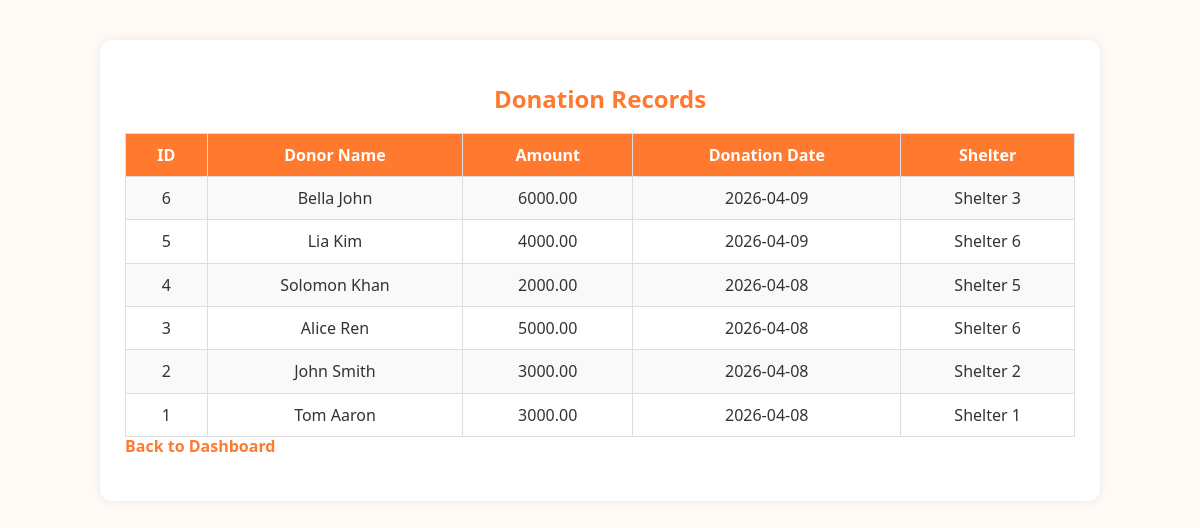
/pet_shelter_db/admin/view_donations.php (signed in), run on the app's committed database.
### tables this page shows
CREATE TABLE `donations` (
  `donation_id` int(11) NOT NULL,
  `donor_name` varchar(100) DEFAULT NULL,
  `amount` decimal(10,2) DEFAULT NULL,
  `donation_date` date DEFAULT NULL,
  `shelter_id` int(11) DEFAULT NULL
);

CREATE TABLE `shelters` (
  `shelter_id` int(11) NOT NULL,
  `name` varchar(100) DEFAULT NULL,
  `location` varchar(150) DEFAULT NULL,
  `capacity` int(11) DEFAULT NULL,
  `contact_number` varchar(20) DEFAULT NULL
);

### pet_shelter_db/admin/view_donations.php (the view, shortened to what this page needs)
<?php
include("../includes/db_connect.php");
$sql = "SELECT donations.donation_id, donations.donor_name, donations.amount, donations.donation_date, shelters.name AS shelter_name
        FROM donations
        LEFT JOIN shelters ON donations.shelter_id = shelters.shelter_id
        ORDER BY donations.donation_id DESC";
$result = mysqli_query($conn, $sql);
?>
<!DOCTYPE html>
<html lang="en">
<head>
    <link rel="stylesheet" href="../css/style.css">
</head>
<body>
    <div class="donation-box">
        <h2>Donation Records</h2>
        <?php if (mysqli_num_rows($result) > 0) { ?>
            <table>
                <tr>
                    <th>ID</th>
                    <th>Donor Name</th>
                    <th>Amount</th>
                    <th>Donation Date</th>
                    <th>Shelter</th>
                </tr>
                <?php while ($row = mysqli_fetch_assoc($result)) { ?>
                    <tr>
                        <td><?php echo $row["donation_id"]; ?></td>
                        <td><?php echo $row["donor_name"]; ?></td>
                        <td><?php echo $row["amount"]; ?></td>
                        <td><?php echo $row["donation_date"]; ?></td>
                        <td><?php echo $row["shelter_name"]; ?></td>
                    </tr>
                <?php } ?>
            </table>
        <?php } else { ?>
            <p>No donations found.</p>
        <?php } ?>
                <a href="dashboard.php" class="back-link">Back to Dashboard</a>
    </div>
</body>
</html>

### pet_shelter_db/css/style.css (style rules this page uses)
html { line-height: 1.15; -webkit-text-size-adjust: 100%; }
body { margin: 0; }
a { background-color: transparent; }
:root { --main-bg: #fffaf5; --accent: #ff7a2f; --accent-dark: #e5671f; --text: #333; --muted: #777; --radius: 10px; --shadow: 0 0 10px rgba(0,0,0,0.1); }
* { box-sizing: border-box; }
body { margin: 0; padding: 0; font-family: 'Segoe UI', Tahoma, Geneva, Verdana, sans-serif; color: var(--text); background-color: var(--main-bg); background-image: url('../pet.jpg'); background-position: center; background-size: cover; background-repeat: no-repeat; min-height: 100vh; }
a { color: var(--accent); text-decoration: none; font-weight: 600; }
.back-link { display: inline-block; margin-bottom: 20px; color: var(--accent); text-decoration: none; font-weight: bold; }

### pet_shelter_db/admin/view_donations.php (style rules this page uses)
.donation-box { width: 90%; max-width: 1000px; margin: 40px auto; background: #fff; padding: 25px; border-radius: 12px; box-shadow: 0 0 10px rgba(0,0,0,0.08); }
.donation-box h2 { text-align: center; color: #ff7a2f; margin-bottom: 20px; }
.back-link { display: inline-block; margin-bottom: 20px; color: #ff7a2f; text-decoration: none; font-weight: bold; }
table { width: 100%; border-collapse: collapse; background: white; }
th, td { border: 1px solid #ddd; padding: 12px; text-align: center; }
th { background-color: #ff7a2f; color: white; }
tr:nth-child(even) { background-color: #f9f9f9; }

### data on the page
donations: donation_id "6", donor_name "Bella John", amount "6000.00", donation_date "2026-04-09", shelter.name "Shelter 3"
donations: donation_id "5", donor_name "Lia Kim", amount "4000.00", donation_date "2026-04-09", shelter.name "Shelter 6"
donations: donation_id "4", donor_name "Solomon Khan", amount "2000.00", donation_date "2026-04-08", shelter.name "Shelter 5"
donations: donation_id "3", donor_name "Alice Ren", amount "5000.00", donation_date "2026-04-08", shelter.name "Shelter 6"
donations: donation_id "2", donor_name "John Smith", amount "3000.00", donation_date "2026-04-08", shelter.name "Shelter 2"
donations: donation_id "1", donor_name "Tom Aaron", amount "3000.00", donation_date "2026-04-08", shelter.name "Shelter 1"
